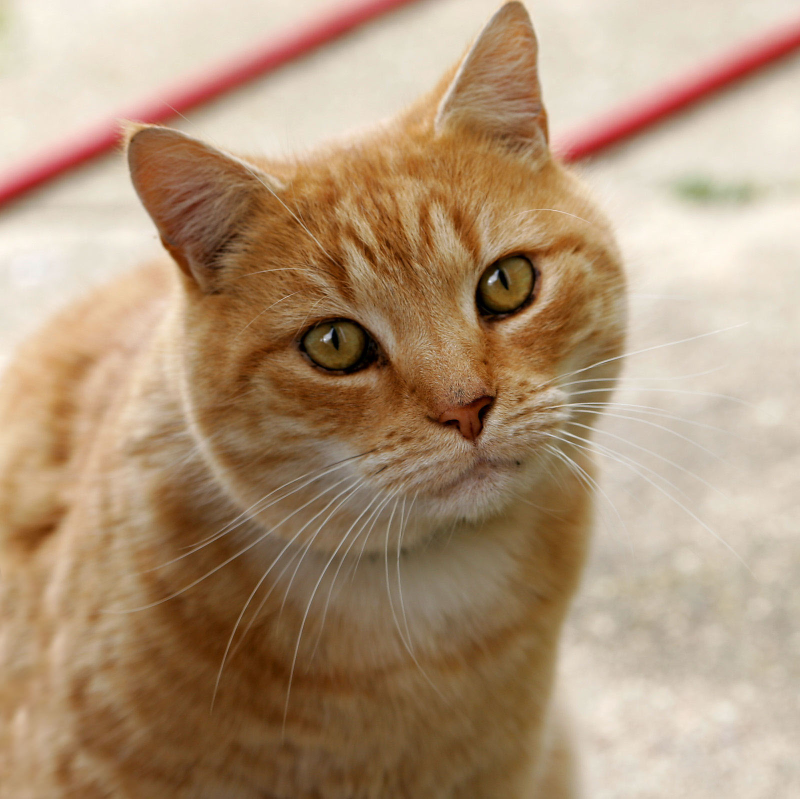
#> input picture Application/test_models/test_model2.jpg, 1600 x 1598 px (shown at 1/2 size); the run also reads 1 picture not shown here
$ jupyter execute --allow-errors Orthogonal_Compression.ipynb
#> lines starting #> are read from the running program, lines starting #| are printed output that depends on the picture; after the words box and inside, x2 and y2 are one past the last pixel; in counts of white or black regions, pixels touching at a corner belong together
### Application/utils/image.py
import numpy as np
import skimage.io as io
import skimage.color as color

def load_raw_image(path):
  raw_image = io.imread(path)
  return raw_image

def load_image(path):
#> called with path = 'test_models/test_model2.jpg'
  raw_image = io.imread(path)
#> raw_image is the input picture: shape (1598, 1600, 3); mean R, G, B 175.9, 148.8, 120.7
  gray_image = color.rgb2gray(raw_image)
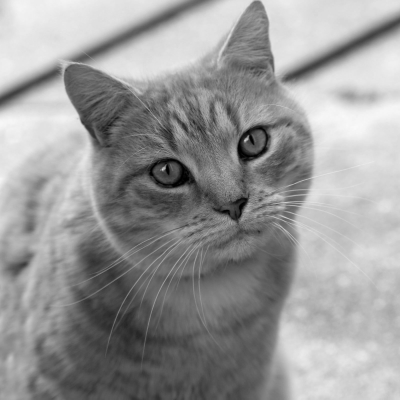
#> gray_image: shape (1598, 1600) float64 (shown at 1/4 size); min 0, max 0.981, mean 0.598
  return gray_image

def crop_image(gray_image, crop_size):
#> called with crop_size = 64
  h, w = gray_image.shape
  new_h = (h // crop_size) * crop_size
  new_w = (w // crop_size) * crop_size
  cropped_image = gray_image[:new_h, :new_w]
  return cropped_image

def split_to_bloks(cropped_image, block_size):
#> called with block_size = 64
  h, w = cropped_image.shape
  split_image = np.reshape(cropped_image, (h // block_size, block_size, w // block_size, block_size))
  split_image = np.transpose(split_image, (0, 2, 1, 3))
  return split_image

### Application/utils/visualizations.py
import numpy as np
import matplotlib.pyplot as plt
from scipy.fftpack import dct, idct
from skimage.metrics import structural_similarity as ssim_metric

def show_time_chart(times):
    labels = ['DCT', 'Scipy-DCT', 'Numpy-FFT', 'SFT']
    values = [np.sum(t) for t in times]

    plt.figure(figsize=(8, 5))
    bars = plt.bar(labels, values, color=['tab:blue', 'tab:orange', 'tab:green', 'tab:red'])

    plt.bar_label(bars, padding=3, fmt='%.4f')
    plt.ylabel('Czas (s)')
    plt.title('Czas pracy algorytmów')
    plt.tight_layout()
    plt.show()

def show_blocks_grid(split_image):
  plt.title("Obraz po podziale na bloki")
  for i in range(15):
    for j in range(15):
      plt.subplot(15, 15, i*15 + j + 1)
      plt.imshow(split_image[i, j], cmap = 'gray')
      plt.axis('off')
  plt.show()
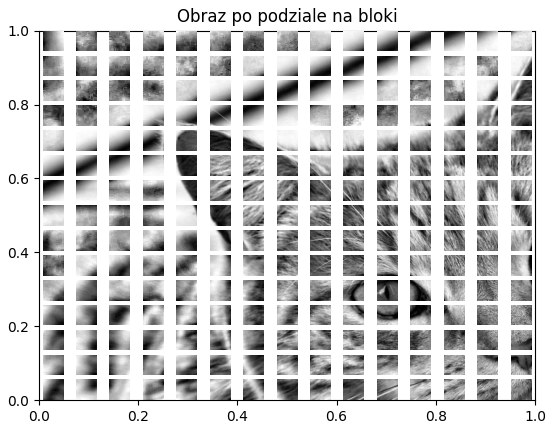
#> figure drawn by matplotlib, 225 panels

# [40 lines left out: functions show_decompression_efect, calculate_snr, calculate_psnr, calculate_ssim, not called in this run]

def calculate_mse(original, reconstructed):
    return np.mean((original.astype(float) - reconstructed.astype(float)) ** 2)

def _dct2(img):
    return dct(dct(img, axis=0, norm='ortho'), axis=1, norm='ortho')

def _fft2(img):
    return np.fft.fft2(img)

# [75 lines left out: functions show_snr, show_phase_comparison, not called in this run]


def calculate_dct_coefficients(cropped_image):
  FC = dct(dct(cropped_image, axis = 0, norm='ortho'), axis=1, norm='ortho')
  return FC

def calculate_fft_coefficients(cropped_image):
  FF = np.fft.fft2(cropped_image)
  return FF

# [22 lines left out: function caculate_aproximation_error, not called in this run]

def show_correlation(cropped_image, sft_keep_fraction=0.01):
    FC = _dct2(cropped_image)
    FF = _fft2(cropped_image)

    sorted_dct = np.sort(np.abs(FC).flatten())[::-1]
    sorted_fft = np.sort(np.abs(FF).flatten())[::-1]
    total_dct  = np.sum(FC ** 2)
    total_fft  = np.sum(np.abs(FF) ** 2)

    M_max = min(len(sorted_dct), 50000)
    errors_dct, errors_fft = [], []
    for m in range(1, M_max):
        errors_dct.append((total_dct - np.sum(sorted_dct[:m] ** 2)) / total_dct)
        errors_fft.append((total_fft - np.sum(sorted_fft[:m] ** 2)) / total_fft)

    H, W  = cropped_image.shape
    k_sft = max(int(H * W * sft_keep_fraction), 1)
    sft_error = (total_fft - np.sum(sorted_fft[:k_sft] ** 2)) / total_fft
    sft_error = max(sft_error, 1e-15)

    plt.figure(figsize=(10, 5))
    plt.plot(np.log10(errors_dct), color='red',  linewidth=1.5, label='DCT')
    plt.plot(np.log10(errors_fft), color='blue', linewidth=1.5, label='FFT')
    plt.scatter([k_sft], [np.log10(sft_error)], color='green', s=80, zorder=5,
                label=f'SFT (k={k_sft}, {sft_keep_fraction*100:.1f}%)')
    plt.axvline(k_sft, color='green', linestyle=':', linewidth=1, alpha=0.6)
    plt.xlabel("M — liczba zachowanych współczynników")
    plt.ylabel("log₁₀(błąd energii)")
    plt.title("Błąd aproksymacji — DCT vs FFT vs SFT")
    plt.legend()
    plt.grid(alpha=0.3)
    plt.tight_layout()
    plt.show()

def show_coeffcients(cropped_image, sft_keep_fraction=0.01):
    FC = _dct2(cropped_image)
    FF = _fft2(cropped_image)
    FF_shifted = np.fft.fftshift(FF)

    H, W  = cropped_image.shape
    k_sft = max(int(H * W * sft_keep_fraction), 1)
    flat  = np.abs(FF).flatten()
    thresh = np.sort(flat)[::-1][k_sft - 1]
    FF_sparse = np.where(np.abs(FF) >= thresh, FF, 0)
    FF_sparse_shifted = np.fft.fftshift(FF_sparse)

    fig, axes = plt.subplots(1, 3, figsize=(18, 6))
    fig.suptitle("Widmo amplitudowe — log|F| dla każdego algorytmu", fontsize=12)

    axes[0].imshow(np.log(1e-5 + np.abs(FC)), cmap='inferno')
    axes[0].set_title("DCT — energia skupiona w rogu (lewy górny)")
    axes[0].axis('off')

    axes[1].imshow(np.log(1e-5 + np.abs(FF_shifted)), cmap='inferno')
    axes[1].set_title("FFT — energia skupiona w centrum")
    axes[1].axis('off')

    axes[2].imshow(np.log(1e-5 + np.abs(FF_sparse_shifted)), cmap='inferno')
    axes[2].set_title(f"SFT — sparse spectrum (top {sft_keep_fraction*100:.1f}% = {k_sft} wsp.)")
    axes[2].axis('off')

    plt.tight_layout()
    plt.show()

# [49 lines left out: function show_metrics_comparison, not called in this run]

def show_phase_comparison(cropped_image, threshold=50, sft_keep_fraction=0.01):
    FF = _fft2(cropped_image)
    FC = _dct2(cropped_image)

    ff_row   = np.fft.fftshift(FF[0, :])
    freqs    = np.fft.fftshift(np.fft.fftfreq(ff_row.size))

    mask_fft   = np.abs(ff_row) >= threshold
    phase_fft  = np.angle(ff_row)
    kept_fft   = 100 * np.sum(mask_fft) / mask_fft.size

    fc_row     = FC[0, :]
    fc_x       = np.linspace(-0.5, 0.5, len(fc_row))
    phase_dct  = np.angle(fc_row.astype(complex))
    fc_abs     = np.abs(fc_row)
    dct_thresh = np.percentile(fc_abs, 75)
    mask_dct   = fc_abs >= dct_thresh
    kept_dct   = 100 * np.sum(mask_dct) / mask_dct.size

    H, W   = cropped_image.shape
    k_sft  = max(int(ff_row.size * sft_keep_fraction), 1)
    thresh_sft = np.sort(np.abs(ff_row))[::-1][k_sft - 1]
    mask_sft   = np.abs(ff_row) >= thresh_sft
    kept_sft   = 100 * np.sum(mask_sft) / mask_sft.size

    fig, axes = plt.subplots(3, 1, figsize=(13, 11))
    fig.suptitle("Faza — porównanie wszystkich algorytmów (przekrój 1D)", fontsize=12, fontweight='bold')

    axes[0].plot(freqs, phase_fft, color='steelblue', lw=0.8, alpha=0.25, label='przed kompresją')
    kept_line = np.where(mask_fft, phase_fft, np.nan)
    axes[0].plot(freqs, kept_line, color='steelblue', lw=1.4,
                 label=f'FFT zachowane ({kept_fft:.1f}%, próg amp={threshold})')
    axes[0].set_title("FFT")
    axes[0].set_ylabel("Faza (rad)")
    axes[0].set_ylim(-np.pi - 0.2, np.pi + 0.2)
    axes[0].set_yticks([-np.pi, -np.pi/2, 0, np.pi/2, np.pi])
    axes[0].set_yticklabels(['-π', '-π/2', '0', 'π/2', 'π'])
    axes[0].legend(fontsize=9); axes[0].grid(alpha=0.3)

    axes[1].plot(fc_x, phase_dct, color='tomato', lw=0.8, alpha=0.3, label='wszystkie wsp.')
    dct_kept_line = np.where(mask_dct, phase_dct, np.nan)
    axes[1].plot(fc_x, dct_kept_line, color='tomato', lw=1.4,
                 label=f'DCT zachowane ({kept_dct:.1f}%, top 25% amplitudy)')
    axes[1].set_title("DCT — faza binarna (0 = dodatni wsp., π = ujemny wsp.)")
    axes[1].set_ylabel("Faza (rad)")
    axes[1].set_ylim(-np.pi - 0.2, np.pi + 0.2)
    axes[1].set_yticks([-np.pi, -np.pi/2, 0, np.pi/2, np.pi])
    axes[1].set_yticklabels(['-π', '-π/2', '0', 'π/2', 'π'])
    axes[1].legend(fontsize=9); axes[1].grid(alpha=0.3)

    axes[2].plot(freqs, phase_fft, color='seagreen', lw=0.8, alpha=0.25, label='FFT pełny (tło)')
    sft_kept_line = np.where(mask_sft, phase_fft, np.nan)
    axes[2].plot(freqs, sft_kept_line, color='seagreen', lw=1.4,
                 label=f'SFT zachowane ({kept_sft:.1f}%, top {sft_keep_fraction*100:.1f}%)')
    axes[2].set_title("SFT — zachowane sparse współczynniki FFT")
    axes[2].set_ylabel("Faza (rad)")
    axes[2].set_xlabel("Częstotliwość")
    axes[2].set_ylim(-np.pi - 0.2, np.pi + 0.2)
    axes[2].set_yticks([-np.pi, -np.pi/2, 0, np.pi/2, np.pi])
    axes[2].set_yticklabels(['-π', '-π/2', '0', 'π/2', 'π'])
    axes[2].legend(fontsize=9); axes[2].grid(alpha=0.3)

    plt.tight_layout()
    plt.show()

# [31 lines left out: function show_benchmark_chart, not called in this run]

def show_dct_benchmark_chart(benchmark_results):
    if not benchmark_results:
        print("Brak danych do wyświetlenia.")
        return

    first_file = next(iter(benchmark_results))
    labels = list(benchmark_results[first_file].keys())
    total_times = {label: 0 for label in labels}

    for file_results in benchmark_results.values():
        for label in labels:
            total_times[label] += file_results.get(label, 0)

    values = [total_times[label] for label in labels]

    plt.figure(figsize=(10, 6))
    colors = plt.cm.viridis(np.linspace(0, 0.8, len(labels)))
    bars = plt.bar(labels, values, color=colors, edgecolor='black', alpha=0.8)
    plt.bar_label(bars, padding=3, fmt='%.4f')
    plt.ylabel('Łączny czas wykonania (s)')
    plt.xlabel('Rozmiar bloku DCT')
    plt.title(f'Wpływ rozmiaru bloku na czas procesowania (Suma z {len(benchmark_results)} plików)')
    plt.grid(axis='y', linestyle='--', alpha=0.5)
    plt.tight_layout()
    plt.show()

### Application/algorithms/dct.py
import numpy as np
from scipy.fftpack import dct, idct

def calculate_image_dimensions(image):
  img_h = np.shape(image)[0]
  img_w = np.shape(image)[1]
  return [img_h, img_w]

def merge_blocks_into_image(image_combined, block_size):
  h, w = calculate_image_dimensions(image_combined)
  temp = image_combined.transpose(0, 2, 1, 3)
  image_combined = np.reshape(temp, (h * block_size, w * block_size))
  return image_combined

def calculate_compression_mask(M, N):
  mask_size = M // 2
  mask = np.zeros((M, N))
  for i in range (0, mask_size):
    for j in range(mask_size - i):
      mask[i, j] = 1
  return mask


def apply_dct_to_all_blocks(split_image):
  img_h, img_w = calculate_image_dimensions(split_image)
#> img_h = 24; img_w = 25
  reconstructed_image = np.zeros_like(split_image)
  for i in range(img_h):
    for j in range(img_w):
      image_block = dct_compression(split_image, i, j)
      reconstructed_image[i, j] = image_block
#> this loop made 24 passes
#> pass 1, in dct_compression, `img_block = split_image[img_h, img_w]`:
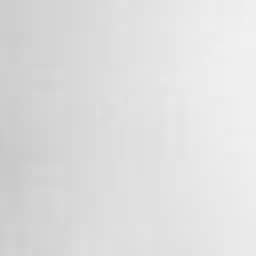
#> img_block: shape (64, 64) float64 (shown 4 times larger); min 0.788, max 0.946, mean 0.875
#> pass 1, in dct_compression, `T = np.cos((PI * (2*m+1) * p) / (2*M))`:
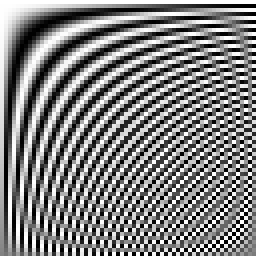
#> T: shape (64, 64) float64 (shown 4 times larger); min -1, max 1, mean 0.0156; drawn with min black and max white
#> pass 1, in dct_compression, `B = (T @ img_block @ T.T)`:
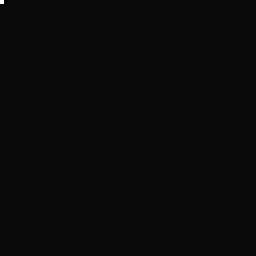
#> B: shape (64, 64) float64 (shown 4 times larger); min -2.5, max 56.01, mean 0; drawn with min black and max white
#> pass 1, in dct_compression, `mask = calculate_compression_mask(M,N)`:
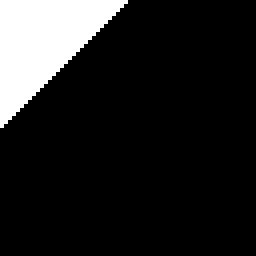
#> mask: shape (64, 64) float64 (shown 4 times larger); values 0 (black) and 1 (white), 12.9% white; 1 white region, box (x1, y1, x2, y2) and area: (0, 0, 32, 32) 528
  return reconstructed_image

def dct_compression(split_image, img_h, img_w):
  img_block = split_image[img_h, img_w]
  M, N = calculate_image_dimensions(img_block)
  PI = np.pi

  m = np.arange(M)
  p = np.arange(M)
  m = np.reshape(m, (1, -1))
  p = np.reshape(p, (-1, 1))

  T = np.cos((PI * (2*m+1) * p) / (2*M))
  T[0, :] /= np.sqrt(M)
  T[1:, :] /= np.sqrt(M / 2)
  B = (T @ img_block @ T.T)

  # with np.printoptions(edgeitems=8, precision=1, linewidth=1000):
  #   if(img_h == 0 and img_w == 0):
  #     print(B)

  mask = calculate_compression_mask(M,N)
  B_masked = B * mask
  A_compressed = T.T @ B_masked @ T
  return A_compressed


def apply_scipy_dct_to_all_blocks(split_image):
  img_h, img_w = calculate_image_dimensions(split_image)
  reconstructed_image = np.zeros_like(split_image)
  for i in range(img_h):
    for j in range(img_w):
      image_block = scipy_dct(split_image[i,j], i, j)
      reconstructed_image[i, j] = image_block
  return reconstructed_image

def scipy_dct(split_image, img_h, img_w):
  B = dct(dct(split_image, axis=0, norm='ortho'), axis=1, norm='ortho')
  # with np.printoptions(edgeitems=8, precision=1, linewidth=1000):
  #   if(img_h == 0 and img_w == 0):
  #     print(B)
  M, N = calculate_image_dimensions(split_image)
  mask = calculate_compression_mask(M, N)
  B_compressed = B * mask
  A_compressed = idct(idct(B_compressed, axis=0, norm='ortho'), axis=1, norm='ortho')
  return A_compressed

### Application/algorithms/fft.py
import numpy as np

def numpy_fft(cropped_image, M):
#> called with M = 50
  Transformation = np.fft.fft2(cropped_image)
  mask = np.abs(Transformation) >= M
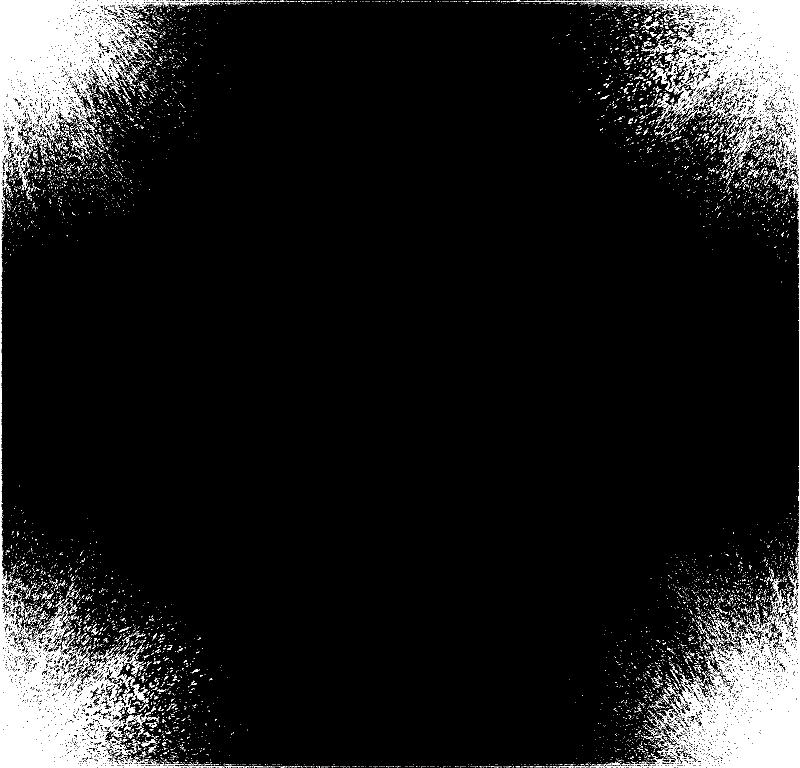
#> mask: shape (1536, 1600) bool (shown at 1/2 size); 9.4% white; 8867 white regions (8367 under 20 px), largest, box (x1, y1, x2, y2) and area: (0, 0, 436, 1536) 92369, (1165, 0, 1600, 1536) 90815, (1305, 136, 1341, 180) 438
  Transformation_compressed = Transformation * mask
  fft_image = np.real(np.fft.ifft2(Transformation_compressed))
  return fft_image

### Application/algorithms/dct_format.py
import numpy as np
import matplotlib.pyplot as plt

def calculate_image_dimensions(image):
  img_h = np.shape(image)[0]
  img_w = np.shape(image)[1]
  return [img_h, img_w]

def calculate_compression_mask(M, N):
  mask_size = M // 2
  mask = np.zeros((M, N))
  for i in range (0, mask_size):
    for j in range(mask_size - i):
      mask[i, j] = 1
  return mask

def dct_compress_image(split_image, img_h, img_w ):
  img_block = split_image[img_h, img_w]
  M, N = calculate_image_dimensions(img_block)
  PI = np.pi

  m = np.arange(M)
  p = np.arange(M)
  m = np.reshape(m, (1, -1))
  p = np.reshape(p, (-1, 1))

  T = np.cos((PI * (2*m+1) * p) / (2*M))
  T[0, :] /= np.sqrt(M)
  T[1:, :] /= np.sqrt(M / 2)
  B = (T @ img_block @ T.T)

  mask = calculate_compression_mask(M, M)
  B_masked = B * mask

  return B_masked

def transform_B_into_row(B_masked):
  B_masked = B_masked[B_masked != 0]
  return B_masked

def compress_B(split_image):
    quality_scale = 10
    img_h, img_w, M, N = np.shape(split_image)
    # print(img_h, img_w, M)
    all_data = []

    all_data.extend([img_h])
    all_data.extend([img_w])
    all_data.extend([M])

    for i in range(img_h):
        for j in range(img_w):
          B_masked = dct_compress_image(split_image, i, j)
          compressed_values = transform_B_into_row(B_masked)
          all_data.extend(compressed_values)

    final_data = np.array(all_data, dtype=np.float16)
    final_data = quality_scale * final_data
    final_data = np.array([int(i) for i in final_data])
    # print(final_data)
    np.savez_compressed('compressions/kompresja.celpeg.npz', data=final_data)

def decompress_B(filename):
#> called with filename = 'compressions/kompresja.celpeg.npz'
    quality_scale = 10
    archive = np.load(filename)
    final_data = archive['data']
    final_data = final_data.astype(np.float32) / quality_scale
    # print(final_data[0], final_data[1], final_data[2])
    img_h, img_w, M = int(final_data[0]), int(final_data[1]), int(final_data[2])
    final_data = np.delete(final_data, 0, 0)
    final_data = np.delete(final_data, 0, 0)
    final_data = np.delete(final_data, 0, 0)
    mask_size = M // 2
    count_per_block = 0
    for i in range(mask_size):
        for j in range(mask_size - i):
            count_per_block += 1

    reconstructed_image = np.zeros((img_h * M, img_w * M))

    PI = np.pi
    m = np.arange(M).reshape(1, -1)
    p = np.arange(M).reshape(-1, 1)
    T = np.cos((PI * (2*m+1) * p) / (2*M))
    T[0, :] /= np.sqrt(M)
    T[1:, :] /= np.sqrt(M / 2)

    ptr = 0
    for i in range(img_h):
        for j in range(img_w):
            block_flat = final_data[ptr : ptr + count_per_block]
            ptr += count_per_block

            B_reconstructed = np.zeros((M, M))
            v_idx = 0
            for row in range(mask_size):
                for col in range(mask_size - row):
                    if v_idx < len(block_flat):
                        B_reconstructed[row, col] = block_flat[v_idx]
                        v_idx += 1

            dct_block = T.T @ B_reconstructed @ T
            reconstructed_image[i*M : (i+1)*M, j*M : (j+1)*M] = dct_block
    return reconstructed_image

def save_dct_image_to_file(split_image):
  compress_B(split_image)
  reconstructed_image = decompress_B('compressions/kompresja.celpeg.npz')
  plt.imshow(reconstructed_image, cmap='gray')
  plt.title("CELpeg")
  plt.axis('off')
  plt.show()
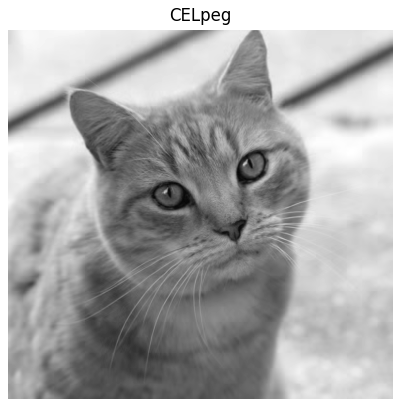
#> figure drawn by matplotlib, 1 panel
#> in show_correlation, `plt.show()`:
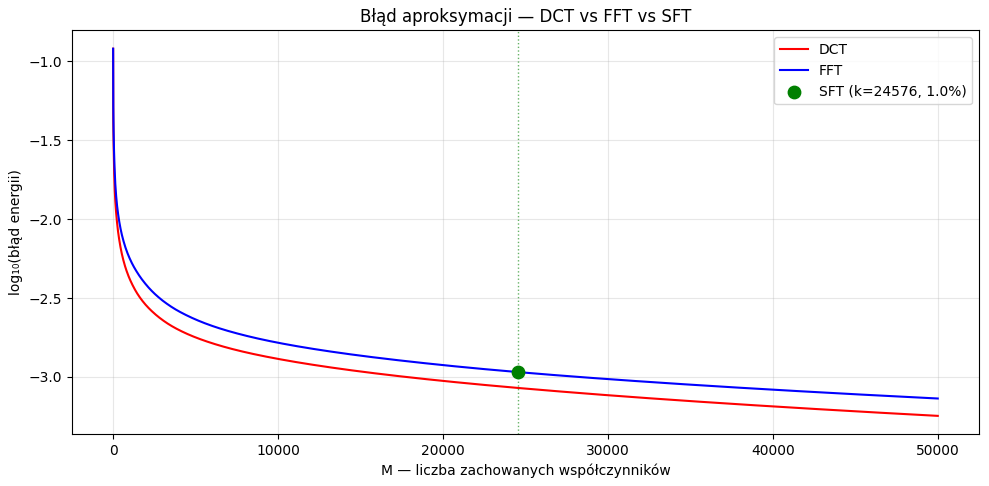
#> figure drawn by matplotlib, 1 panel; curve peaks at x = 0, y = -0.921; curve peaks at x = 0, y = -0.921
#> in show_coeffcients, `plt.show()`:
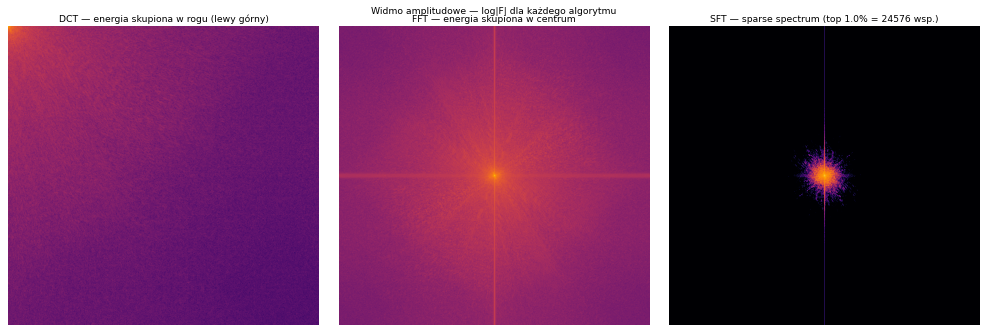
#> figure drawn by matplotlib, 3 panels
#> (the rest of the program and of its run is left out)
